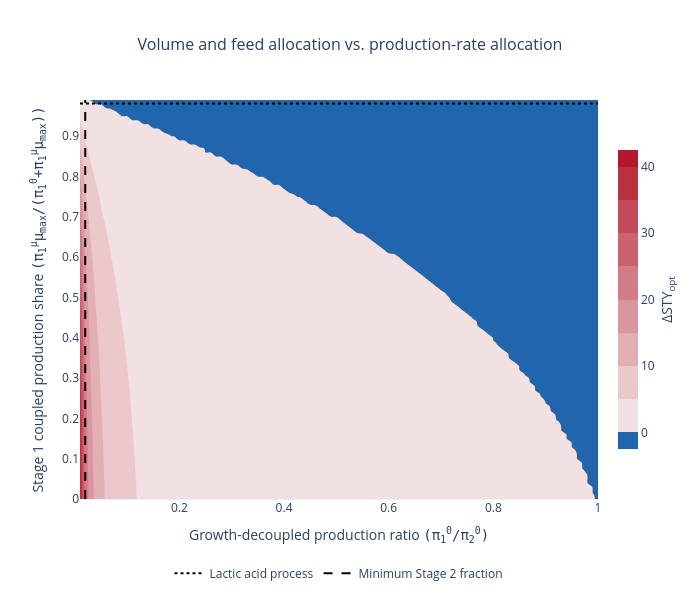

Source (notebook cell):
### Code cell
pivot = df.pivot_table(
    index='pi1_ratio', 
    columns='pi0_ratio', 
    values='TS_adv'
    )

z_min = pivot.values.min()
z_max = pivot.values.max()
z_range = z_max - z_min

# Color scale with (dynamic) center at zero
zeroposition = abs(pivot.values.min()) / z_range

if z_max > 0 and z_min < 0:
    colorscale = [
                [0, colors.blue],
                [zeroposition, colors.mid_color],
                [1, colors.red],
                ]

elif z_max <= 0:
    colorscale = [
                [0, colors.blue],
                [1, colors.mid_color],
                ]
else:
    colorscale = [
                [0, colors.mid_color],
                [1, colors.red],
            ]

x_min, x_max = pivot.columns.min(), pivot.columns.max()
y_min, y_max = pivot.index.min(), pivot.index.max()


fig = go.Figure([
        go.Contour(
        z=pivot.values,
        x=pivot.columns,
        y=pivot.index,
        colorscale=colorscale,
        colorbar=dict(
        title=dict(
            text="ΔSTY<sub>opt</sub>",
            # text="phi / (1-ny)",
            side="right"
            ),
        thickness=20,
        len=0.8
        ),
        zmin=z_min,
        zmax=z_max,
        connectgaps=False,
        contours=dict(
            showlines=False,
        ),
    ),
]
)

# Horizontal line for lactic acid process
fig.add_scatter(
    x=[x_min, x_max],
    y=[pi1_ratio, pi1_ratio],
    mode="lines",
    line=dict(color="black", dash="dot"),
    name="Lactic acid process"
)

# Vertical line for two stage advantage threshold
fig.add_scatter(
    x=[min_stage2_ratio, min_stage2_ratio],
    y=[y_min, y_max],
    mode="lines",
    line=dict(color="black", dash="dash"),
    name="Minimum Stage 2 fraction"
)

fig.update_layout(
    title=dict(
        text="Volume and feed allocation vs. production-rate allocation",
        x=0.5, font=dict(size=16)
        ),
    xaxis_title = (
                    "Growth-decoupled production ratio " 
                    "<span style='font-family:monospace'>"
                    "(π<sub>1</sub><sup>0</sup>/π<sub>2</sub><sup>0</sup>)</span>"
                    ),
    yaxis_title = (
                "Stage 1 coupled production share "
                "<span style='font-family:monospace'>"
                "(π<sub>1</sub><sup>μ</sup>μ<sub>max</sub>/"
                "(π<sub>1</sub><sup>0</sup>+π<sub>1</sub><sup>μ</sup>μ<sub>max</sub>))"
            ),
    template="plotly_white",
    width=700,
    height=600,
    legend=dict(
        orientation="h",
        x=0.5,
        y=-0.15,
        xanchor="center",
        yanchor="top",
        bgcolor="rgba(255,255,255,0)"
    ),
    plot_bgcolor="white", 
    paper_bgcolor="white",
    xaxis=dict(range=[x_min, x_max]),
    yaxis=dict(range=[y_min, y_max]),
)

fig.show()

### Figure 1 — Plotly figure (JSON) as saved in the notebook; plotly's stock layout.template omitted (floating-point values rounded to 4 significant figures; data arrays with more than 128 entries replaced by an {"elided": "..."} marker saying what was removed)
{"data": [{"colorbar": {"len": 0.8, "thickness": 20, "title": {"side": "right", "text": "ΔSTY<sub>opt</sub>"}}, "colorscale": [[0, "rgb(33,102,172)"], [0.000244, "rgb(250, 250, 250)"], [1, "rgb(178,24,43)"]], "connectgaps": false, "contours": {"showlines": false}, "type": "contour", "x": [0.01, 0.02, 0.03, 0.04, 0.05, 0.06, 0.07, 0.08, 0.09, 0.1, 0.11, 0.12, 0.13, 0.14, 0.15, 0.16, 0.17, 0.18, 0.19, 0.2, 0.21, 0.22, 0.23, 0.24, 0.25, 0.26, 0.27, 0.28, 0.29, 0.3, 0.31, 0.32, 0.33, 0.34, 0.35, 0.36, 0.37, 0.38, 0.39, 0.4, 0.41, 0.42, 0.43, 0.44, 0.45, 0.46, 0.47, 0.48, 0.49, 0.5, 0.51, 0.52, 0.53, 0.54, 0.55, 0.56, 0.57, 0.58, 0.59, 0.6, 0.61, 0.62, 0.63, 0.64, 0.65, 0.66, 0.67, 0.68, 0.69, 0.7, 0.71, 0.72, 0.73, 0.74, 0.75, 0.76, 0.77, 0.78, 0.79, 0.8, 0.81, 0.82, 0.83, 0.84, 0.85, 0.86, 0.87, 0.88, 0.89, 0.9, 0.91, 0.92, 0.93, 0.94, 0.95, 0.96, 0.97, 0.98, 0.99, 1.0], "y": [0.0, 0.01, 0.02, 0.03, 0.04, 0.05, 0.06, 0.07, 0.08, 0.09, 0.1, 0.11, 0.12, 0.13, 0.14, 0.15, 0.16, 0.17, 0.18, 0.19, 0.2, 0.21, 0.22, 0.23, 0.24, 0.25, 0.26, 0.27, 0.28, 0.29, 0.3, 0.31, 0.32, 0.33, 0.34, 0.35, 0.36, 0.37, 0.38, 0.39, 0.4, 0.41, 0.42, 0.43, 0.44, 0.45, 0.46, 0.47, 0.48, 0.49, 0.5, 0.51, 0.52, 0.53, 0.54, 0.55, 0.56, 0.57, 0.58, 0.59, 0.6, 0.61, 0.62, 0.63, 0.64, 0.65, 0.66, 0.67, 0.68, 0.69, 0.7, 0.71, 0.72, 0.73, 0.74, 0.75, 0.76, 0.77, 0.78, 0.79, 0.8, 0.81, 0.82, 0.83, 0.84, 0.85, 0.86, 0.87, 0.88, 0.89, 0.9, 0.91, 0.92, 0.93, 0.94, 0.95, 0.96, 0.97, 0.98, 0.99], "z": {"elided": "100x100 float values"}, "zmax": 40.28, "zmin": -0.009831}, {"line": {"color": "black", "dash": "dot"}, "mode": "lines", "name": "Lactic acid process", "type": "scatter", "x": [0.01, 1], "y": [0.9814, 0.9814]}, {"line": {"color": "black", "dash": "dash"}, "mode": "lines", "name": "Minimum Stage 2 fraction", "type": "scatter", "x": [0.02, 0.02], "y": [0, 0.99]}], "layout": {"height": 600, "legend": {"bgcolor": "rgba(255,255,255,0)", "orientation": "h", "x": 0.5, "xanchor": "center", "y": -0.15, "yanchor": "top"}, "paper_bgcolor": "white", "plot_bgcolor": "white", "title": {"font": {"size": 16}, "text": "Volume and feed allocation vs. production-rate allocation", "x": 0.5}, "width": 700, "xaxis": {"range": [0.01, 1], "title": {"text": "Growth-decoupled production ratio <span style='font-family:monospace'>(π<sub>1</sub><sup>0</sup>/π<sub>2</sub><sup>0</sup>)</span>"}}, "yaxis": {"range": [0, 0.99], "title": {"text": "Stage 1 coupled production share <span style='font-family:monospace'>(π<sub>1</sub><sup>μ</sup>μ<sub>max</sub>/(π<sub>1</sub><sup>0</sup>+π<sub>1</sub><sup>μ</sup>μ<sub>max</sub>))"}}}}
